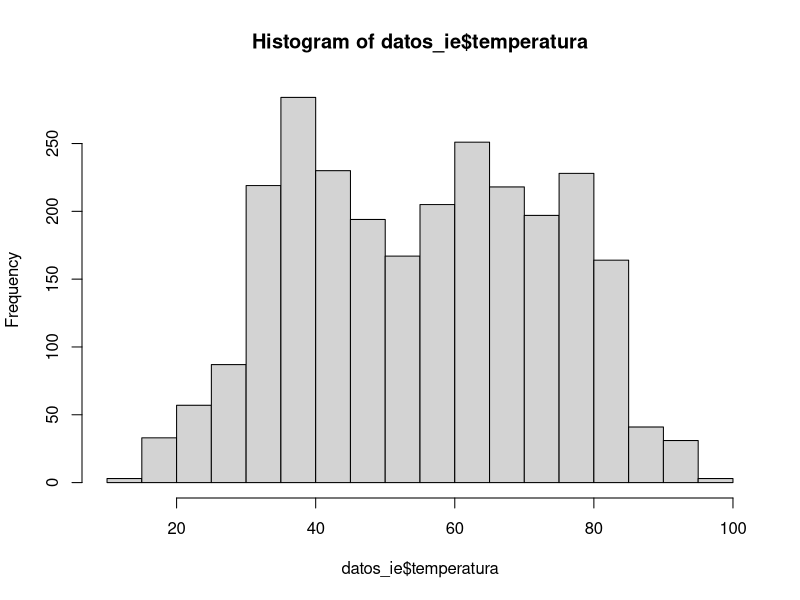
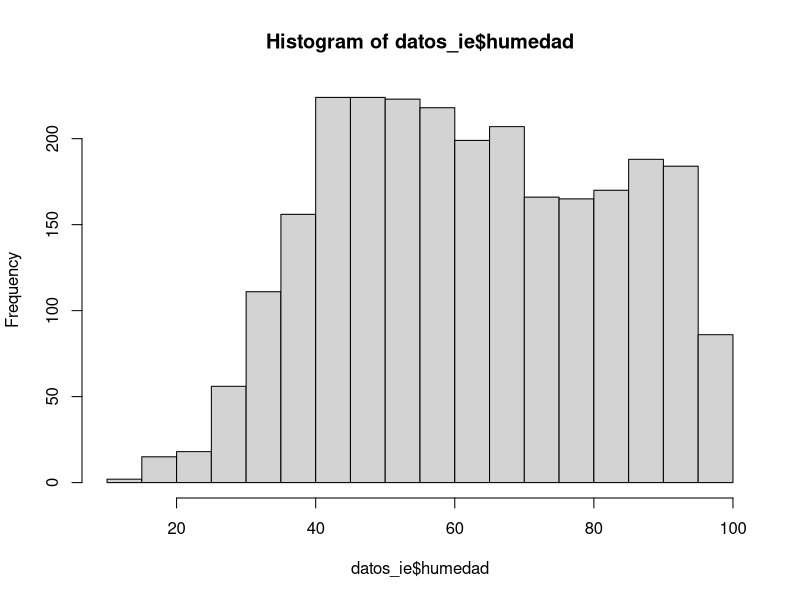
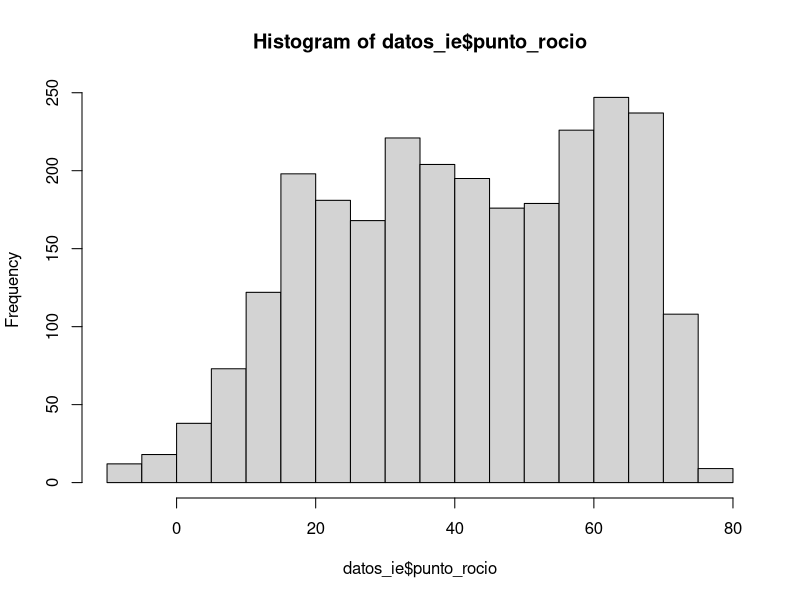
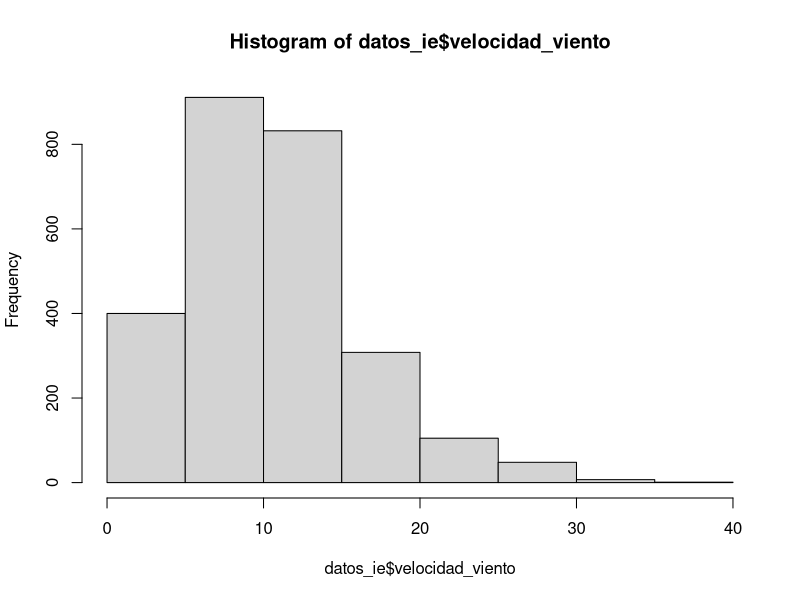

Generate these figures, in order, with R:
# nombre del archivo a mandar por correo:
# nombre_apellido_inferencia_profesor.R
# ejemplo:
# juan_perez_estadistica_mayer.R

# No olvide ejecutar las líneas 6 y 11 antes de empezar el resto del trabajo
library(readxl)


# 1. Use la función read_excel para cargar los datos que se encuentran en el archivo excel datos_ie.xlsx
misdatos <- read_excel("datos_ie.xlsx")
datos_ie <- misdatos


# 2. Para la variable "velocidad_viento", que es una de las columnas de los datos 
# que acaba de cargar, encuentre lo siguiente usando la función quantile:
# 2.1 el cuantil 0.025 (2 pto)
# 2.2 la mediana (2 pto)
# 2.3 el cuantil 0.975 (2 pto)
# Nota la función quantile es la que calcula cuantiles de un vector. Por ejemplo si el vector se llama x y
# queremos calcular el cuantil 37 escribiremos en R quantile(x, 0.37)

quantile(datos_ie$velocidad_viento, 0.025)
quantile(datos_ie$velocidad_viento, 0.975)
median(datos_ie$velocidad_viento)

# 3. Para la variable "temperatura" compute lo siguiente
# 3.1 la media (2 pto)
# 3.2 la desviación estandar    (2 pto)
# 3.3 la cantidad de observaciones (n)   (2 pto)
# 3.4 la desviación estandar, dividida por la raíz de n  (2 pto)

mean(datos_ie$temperatura)
  
sd(datos_ie$temperatura)



# 4. Grafique los histogramas de estas cuatro variables: temperatura, humedad,
# punto_rocio y velocidad_viento. Puede usar cualquier función y paquete de R (4 pts)

hist(datos_ie$temperatura)
hist(datos_ie$humedad)
hist(datos_ie$punto_rocio)
hist(datos_ie$velocidad_viento)

# 5. Use el comando pnorm, para encontrar la probabilidad de que una variable aleatoria normal
# estándard esté entre -1 y 1.2, es decir, encontrar P(-1 <= z <= 1.2)
# Nota, el comando pnorm asume por defecto que nuestra normal es estándar. (2 pto)

pnorm(-1)
pnorm(1.2)
pnorm(1.2)-pnorm(-1)
